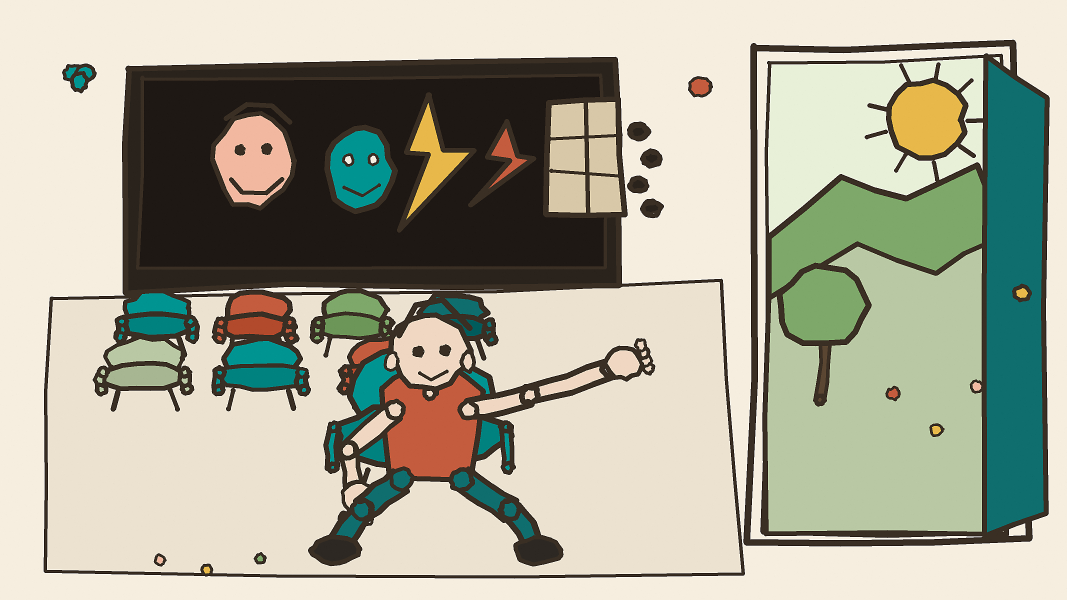
#> input picture afbeeldingen/bioscoop-doodle-raw.png, 3200 x 1800 px (shown at 1/3 size)
$ python -i maak_bioscoop_doodle.py   (imports and definitions only)
#> lines starting #> are read from the running program, lines starting #| are printed output that depends on the picture; after the words box and inside, x2 and y2 are one past the last pixel; in counts of white or black regions, pixels touching at a corner belong together
#> further down, picture is the input picture: PIL image 3200x1800 RGB; mean R, G, B 170.6, 170.5, 152.7
# -*- coding: utf-8 -*-
"""
Nabehandeling à la therapiegroep-doodle-v10, zonder gn_stijl/ensō:
- crème papier #F6EEDF + lichte korrel
- donkere lijnen dikker (~THICK 1.5), lijnkleur #3A2F24
In:  bioscoop-doodle-raw.png
Uit: bioscoop-doodle-final.png (3200x1800)
"""
from __future__ import annotations

import sys
from io import BytesIO
from pathlib import Path

import numpy as np
from PIL import Image, ImageFilter

from io_veilig import force_utf8_stdio, wait_file_ready, wait_unlocked, write_bytes_atomic

ROOT = Path(__file__).resolve().parent
SRC = ROOT / "bioscoop-doodle-raw.png"
OUT = ROOT / "bioscoop-doodle-final.png"
CREME = (246, 238, 223)  # #F6EEDF
LINE = np.array([58.0, 47.0, 36.0])  # #3A2F24
W, H = 3200, 1800
THICK = 1.5


# [15 lines left out: function cream_canvas, not called in this run]


def thicken_dark(im: Image.Image, amount: float = THICK) -> Image.Image:
#> called with amount = 1.5
    a = np.asarray(im.convert("RGBA")).astype(np.float32)
    rgb, alpha = a[..., :3], a[..., 3] / 255.0
#> alpha: shape (1800, 3200) float32; every value is 1
    lum = (rgb * [0.3, 0.59, 0.11]).sum(2)
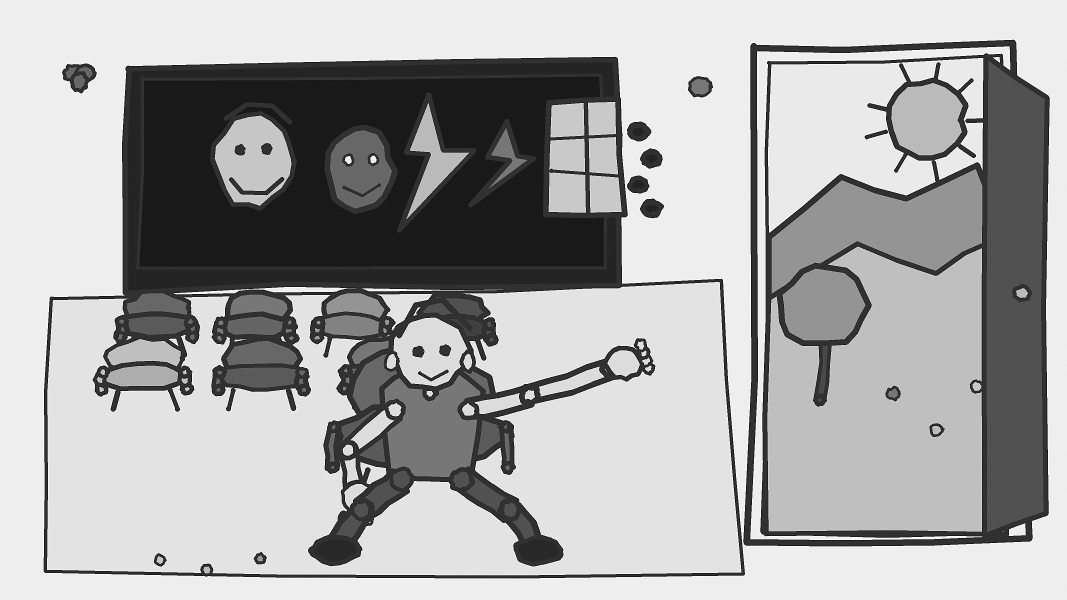
#> lum: shape (1800, 3200) float64 (shown at 1/3 size); min 0, max 255, mean 168.6
    dark = ((lum < 95) & (alpha > 0.35)).astype(np.uint8) * 255
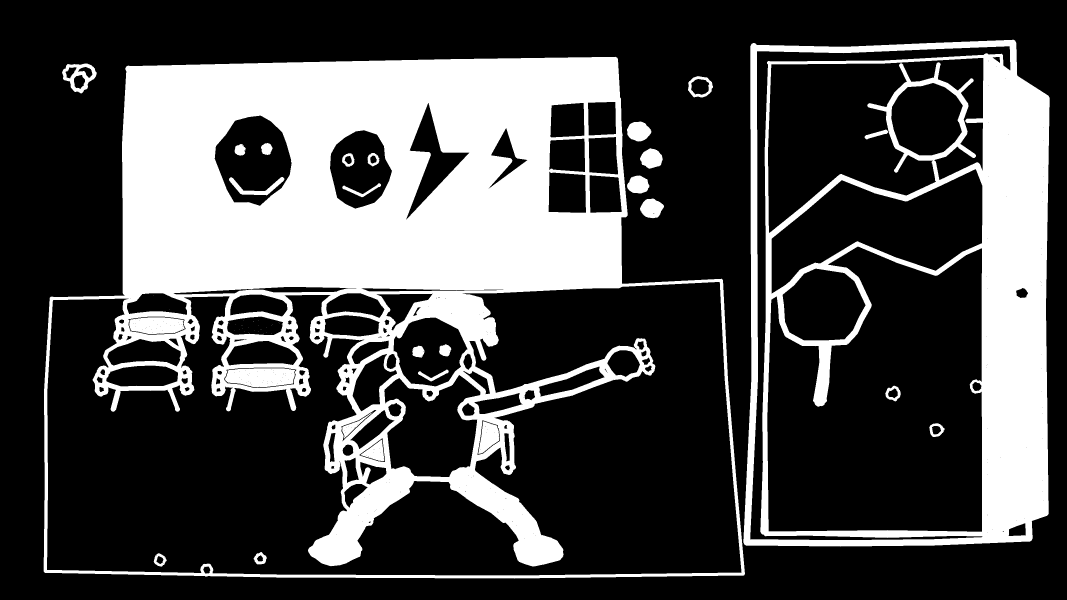
#> dark: shape (1800, 3200) (shown at 1/3 size); 28.8% white; 57 white regions (30 under 20 px), largest, box (x1, y1, x2, y2) and area: (131, 170, 2235, 1736) 1174504, (2230, 119, 3149, 1640) 427901, (675, 1105, 885, 1162) 9929
    core = Image.fromarray(dark, "L")
    grown = core.filter(ImageFilter.MaxFilter(size=3))
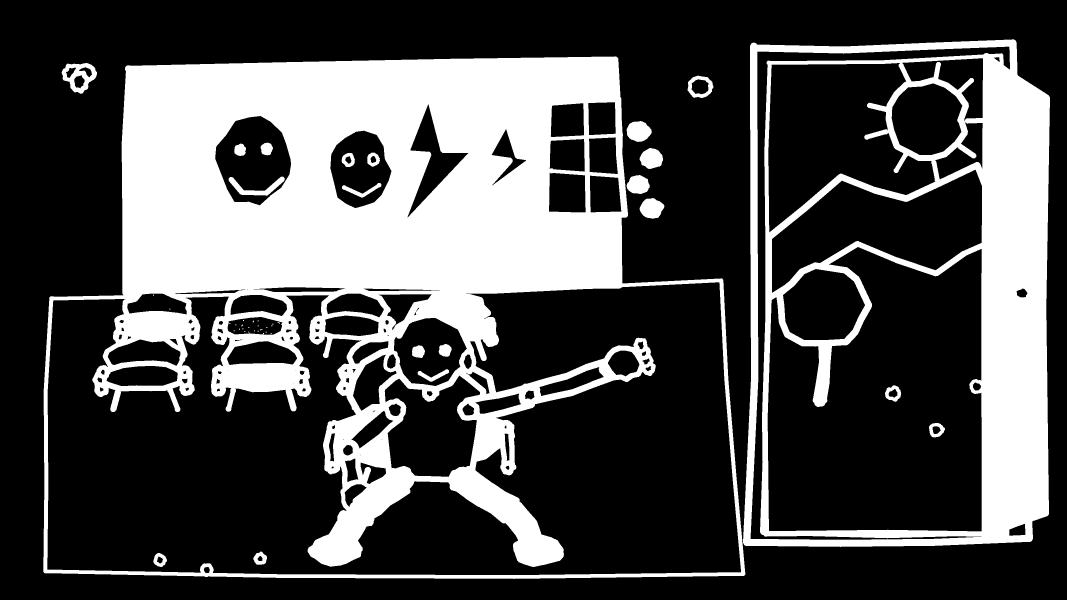
#> grown: PIL image 3200x1800 L (shown at 1/3 size); 30.2% white; 48 white regions (27 under 20 px), largest, box (x1, y1, x2, y2) and area: (130, 169, 2236, 1737) 1249064, (2229, 118, 3150, 1641) 453423, (185, 189, 291, 281) 4758
    if amount >= 1.2:
        grown = grown.filter(ImageFilter.MaxFilter(size=3))
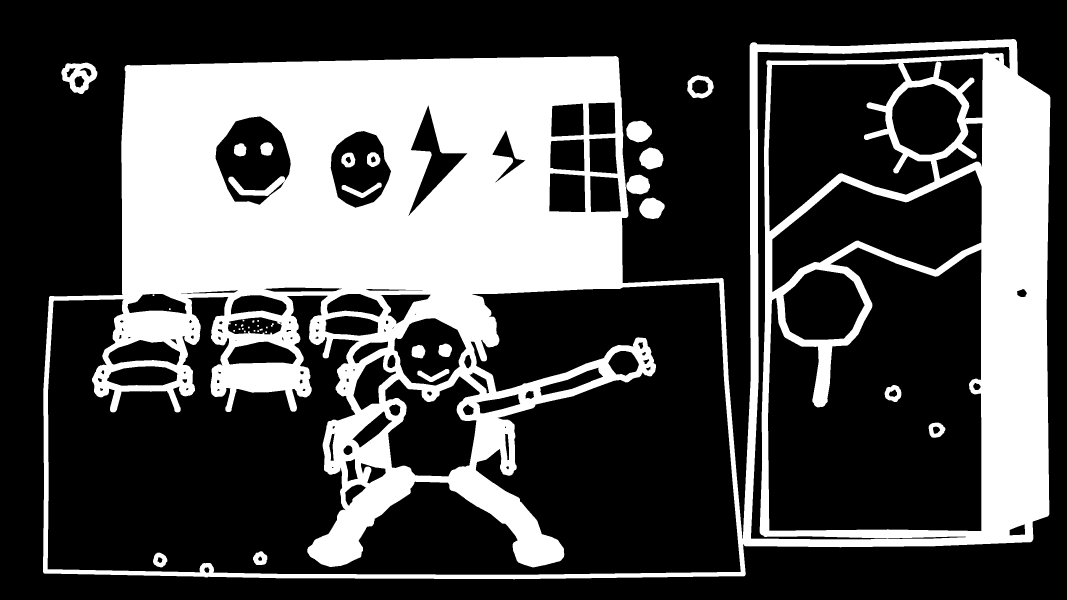
#> grown: PIL image 3200x1800 L (shown at 1/3 size); 31.5% white; 38 white regions, largest, box (x1, y1, x2, y2) and area: (129, 117, 3151, 1738) 1774855, (184, 188, 292, 282) 5562, (1879, 362, 1956, 427) 3800
    if amount >= 1.45:
        grown = grown.filter(ImageFilter.MaxFilter(size=3))
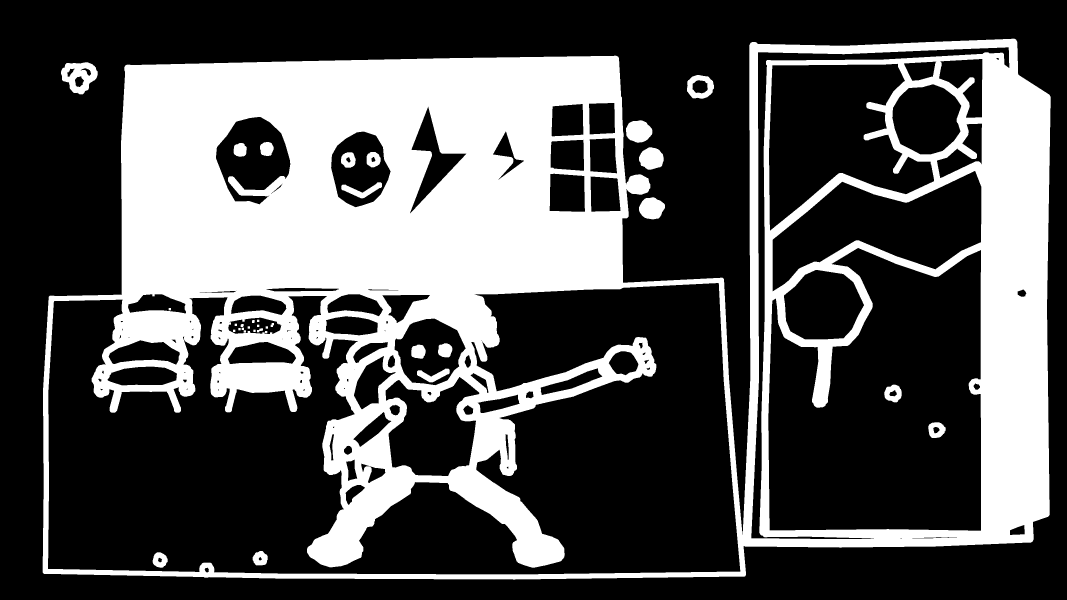
#> grown: PIL image 3200x1800 L (shown at 1/3 size); 32.8% white; 34 white regions, largest, box (x1, y1, x2, y2) and area: (128, 116, 3152, 1739) 1845415, (183, 187, 293, 283) 6334, (1878, 361, 1957, 428) 4088
    g = np.asarray(grown).astype(np.float32) / 255.0
    mix = np.clip(g[..., None], 0, 1)
    rgb2 = rgb * (1 - mix * 0.85) + LINE * (mix * 0.85)
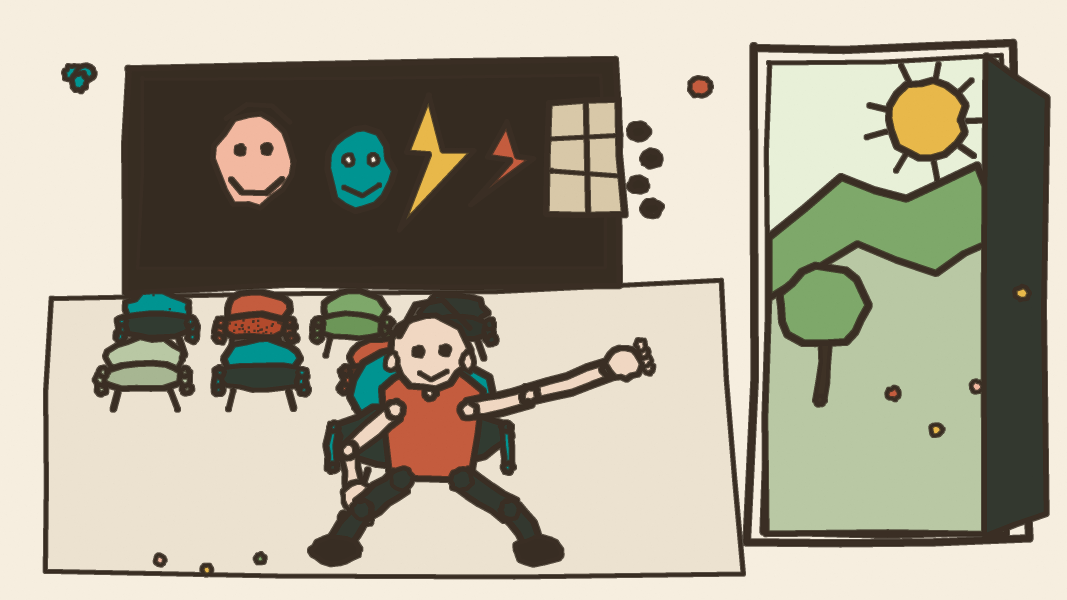
#> rgb2: shape (1800, 3200, 3) float64 (shown at 1/3 size); mean R, G, B 170.3, 164.9, 146.3
    a2 = np.clip(alpha + g * (1 - alpha) * 0.9, 0, 1)
    return Image.fromarray(np.dstack([rgb2, a2 * 255]).clip(0, 255).astype("uint8"), "RGBA")


# [49 lines left out: functions knock_out_background, save_png, main, not called in this run]


# [2 lines not run here, left out]

>>> from PIL import Image
>>> picture = Image.open('../../afbeeldingen/bioscoop-doodle-raw.png')
>>> result = thicken_dark(picture)
